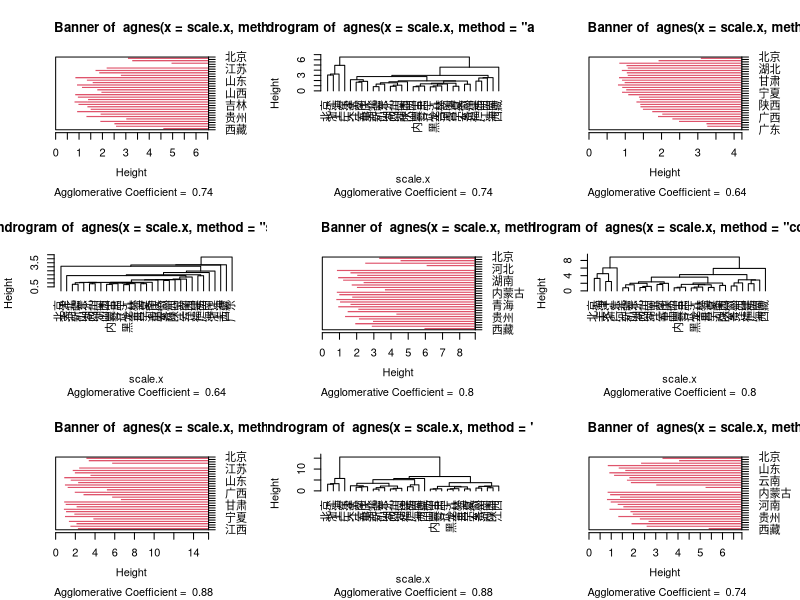
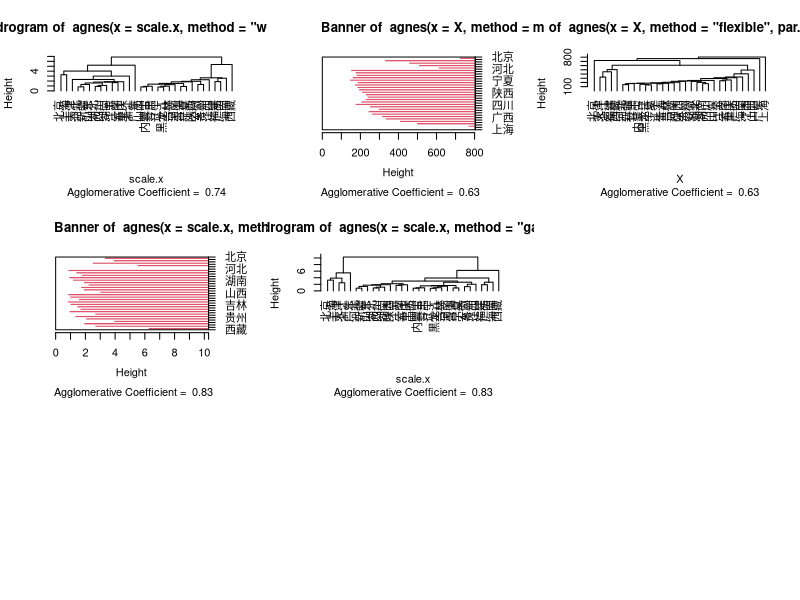
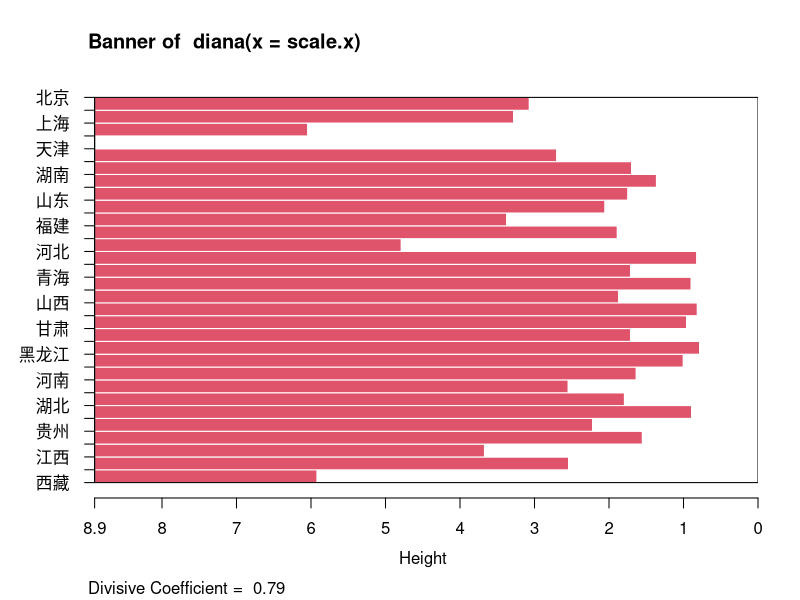
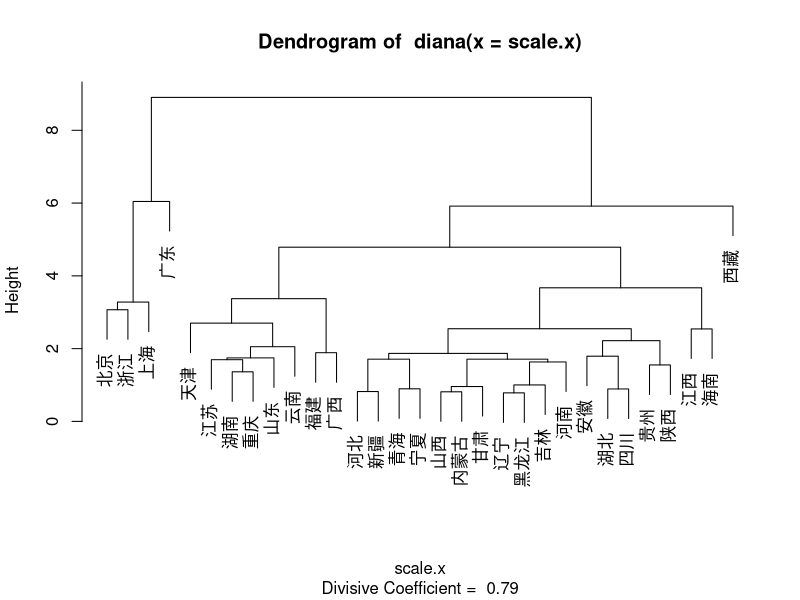

Here is the R script that generated these plots, in order:
# 聚类分析
# 1.1 层次聚类
# 1.1.1 凝聚层次聚类： 从点个体开始，每一步合并两个最近的簇。时间：O(m^2 log(m)) 空间: O(m^2)
# 基本算法：
# repeat
#   合并最接近的两个簇
#   更新邻近性矩阵，以反映新的簇和原来的之间的邻近性
# until 仅剩下一个簇

library("cluster")

X<-data.frame(
  x1=c(2959.19, 2459.77, 1495.63, 1046.33, 1303.97, 1730.84, 
       1561.86, 1410.11, 3712.31, 2207.58, 2629.16, 1844.78, 
       2709.46, 1563.78, 1675.75, 1427.65, 1783.43, 1942.23, 
       3055.17, 2033.87, 2057.86, 2303.29, 1974.28, 1673.82, 
       2194.25, 2646.61, 1472.95, 1525.57, 1654.69, 1375.46, 
       1608.82), 
  x2=c(730.79, 495.47, 515.90, 477.77, 524.29, 553.90, 492.42, 
       510.71, 550.74, 449.37, 557.32, 430.29, 428.11, 303.65, 
       613.32, 431.79, 511.88, 512.27, 353.23, 300.82, 186.44, 
       589.99, 507.76, 437.75, 537.01, 839.70, 390.89, 472.98, 
       437.77, 480.99, 536.05),
  x3=c(749.41, 697.33, 362.37, 290.15, 254.83, 246.91, 200.49, 
       211.88, 893.37, 572.40, 689.73, 271.28, 334.12, 233.81, 
       550.71, 288.55, 282.84, 401.39, 564.56, 338.65, 202.72, 
       516.21, 344.79, 461.61, 369.07, 204.44, 447.95, 328.90, 
       258.78, 273.84, 432.46), 
  x4=c(513.34, 302.87, 285.32, 208.57, 192.17, 279.81, 218.36, 
       277.11, 346.93, 211.92, 435.69, 126.33, 160.77, 107.90, 
       219.79, 208.14, 201.01, 206.06, 356.27, 157.78, 171.79, 
       236.55, 203.21, 153.32, 249.54, 209.11, 259.51, 219.86, 
       303.00, 317.32, 235.82),
  x5=c(467.87, 284.19, 272.95, 201.50, 249.81, 239.18, 220.69, 
       224.65, 527.00, 302.09, 514.66, 250.56, 405.14, 209.70, 
       272.59, 217.00, 237.60, 321.29, 811.88, 329.06, 329.65, 
       403.92, 240.24, 254.66, 290.84, 379.30, 230.61, 206.65, 
       244.93, 251.08, 250.28),
  x6=c(1141.82, 735.97, 540.58, 414.72, 463.09, 445.20, 459.62, 
       376.82, 1034.98, 585.23, 795.87, 513.18, 461.67, 393.99, 
       599.43, 337.76, 617.74, 697.22, 873.06, 621.74, 477.17, 
       730.05, 575.10, 445.59, 561.91, 371.04, 490.90, 449.69, 
       479.53, 424.75, 541.30),
  x7=c(478.42, 570.84, 364.91, 281.84, 287.87, 330.24, 360.48, 
       317.61, 720.33, 429.77, 575.76, 314.00, 535.13, 509.39, 
       371.62, 421.31, 523.52, 492.60, 1082.82, 587.02, 312.93, 
       438.41, 430.36, 346.11, 407.70, 269.59, 469.10, 249.66, 
       288.56, 228.73, 344.85),
  x8=c(457.64, 305.08, 188.63, 212.10, 192.96, 163.86, 147.76, 
       152.85, 462.03, 252.54, 323.36, 151.39, 232.29, 160.12, 
       211.84, 165.32, 182.52, 226.45, 420.81, 218.27, 279.19, 
       225.80, 223.46, 191.48, 330.95, 389.33, 191.34, 228.19, 
       236.51, 195.93, 214.40),
  row.names = c("北京", "天津", "河北", "山西", "内蒙古", "辽宁", "吉林", 
                "黑龙江", "上海", "江苏", "浙江", "安徽", "福建", "江西", 
                "山东",  "河南", "湖北", "湖南", "广东", "广西", "海南", 
                "重庆", "四川", "贵州", "云南", "西藏", "陕西", "甘肃", 
                "青海", "宁夏", "新疆")
)

scale.x <- scale(X)
agn.avg <- agnes(scale.x, method = "average") # average linkage
agn.sig <- agnes(scale.x, method = "single") # single linkage
agn.comp <- agnes(scale.x, method = "complete") # complete linkage
agn.ward <- agnes(scale.x, method = "ward") # ward method
agn.weighted <- agnes(scale.x, method = "weighted") # weighted average linkage
agn.flex <- agnes(X, method = "flexible", par.meth = 0.25) # L-W 
agn.gavg <- agnes(scale.x, method = "gaverage") # average

opar <- par(mfrow = c(3,3))
plot(agn.avg, hang = -1)
plot(agn.sig, hang = -1)
plot(agn.comp, hang = -1)
plot(agn.ward, hang = -1)
plot(agn.weighted, hang = -1)
plot(agn.flex, hang = -1)
plot(agn.gavg, hang = -1)
par(opar)

# 1.1.2 分裂层次聚类： 包含所有点的某簇开始，每一步分裂一个簇，直到剩下单点簇。


diana.avg <- diana(scale.x) 

plot(diana.avg)






